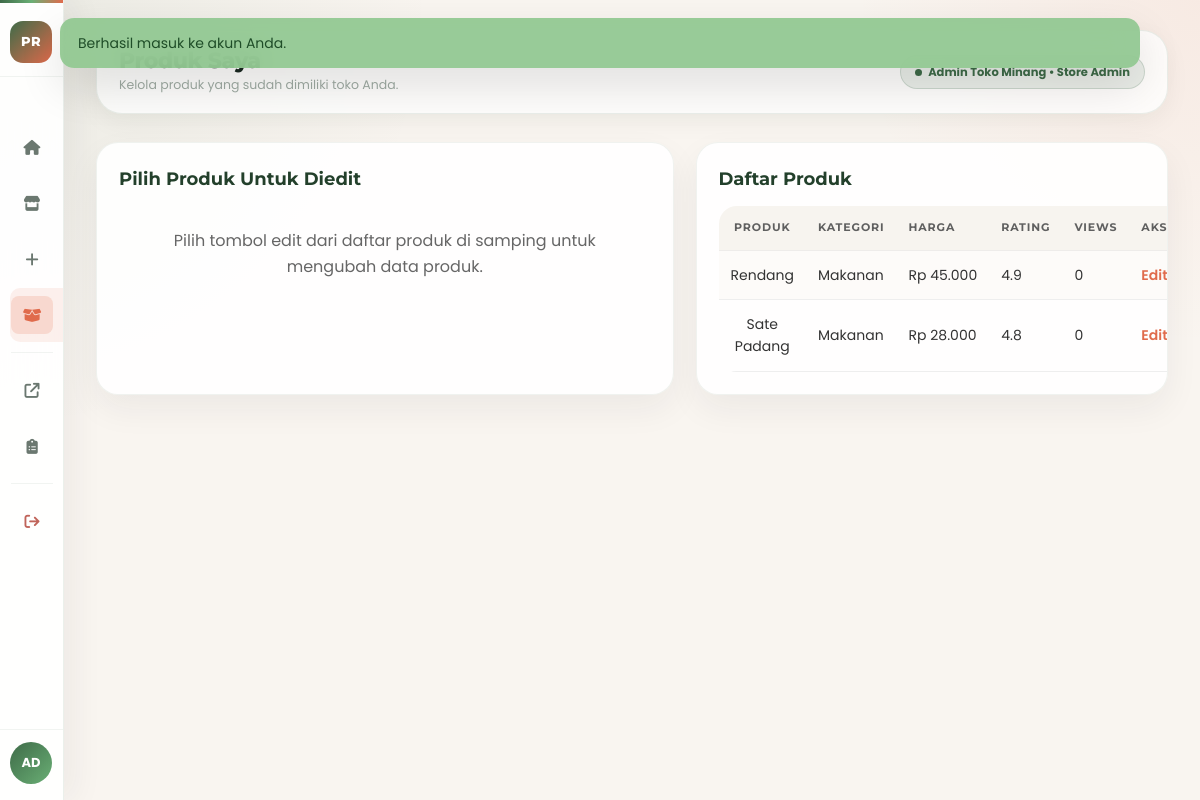
Page /store-products.php (signed in) on the earlier database version.
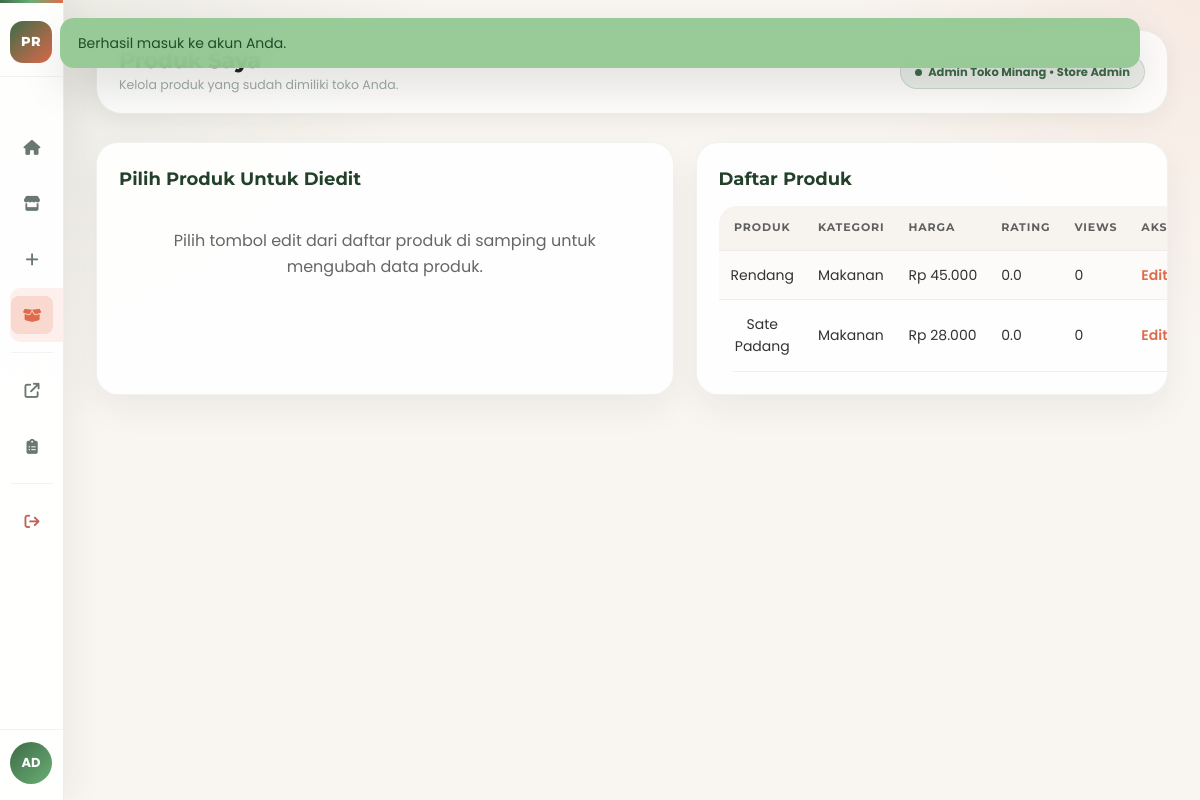
Same page on the later database version.
### tables this page shows
CREATE TABLE IF NOT EXISTS products (
  id INT AUTO_INCREMENT PRIMARY KEY,
  store_id INT NOT NULL,
  name VARCHAR(120) NOT NULL,
  slug VARCHAR(140) NOT NULL UNIQUE,
  type ENUM('Makanan', 'Minuman') NOT NULL,
  region VARCHAR(120) NOT NULL,
  short_description TEXT NOT NULL,
  long_description TEXT NOT NULL,
  price_display VARCHAR(40) NOT NULL,
  rating DECIMAL(2,1) NOT NULL DEFAULT 0.0,
  review_count INT NOT NULL DEFAULT 0,
  tag_label VARCHAR(60) NOT NULL,
  image_path VARCHAR(255) NOT NULL,
  base_rating_total DECIMAL(10,2) NOT NULL DEFAULT 0,
  base_review_count INT NOT NULL DEFAULT 0,
  is_featured TINYINT(1) NOT NULL DEFAULT 0,
  is_active TINYINT(1) NOT NULL DEFAULT 1,
  created_at DATETIME NOT NULL,
  updated_at DATETIME NOT NULL,
  CONSTRAINT fk_products_store FOREIGN KEY (store_id) REFERENCES stores(id) ON DELETE CASCADE
);

### config/database.php (called while the page is built, shortened)
<?php
function db(): PDO
{
    static $pdo = null;
    if ($pdo instanceof PDO) {
        return $pdo;
    }
    $host = '127.0.0.1';
    $port = 3306;
    $database = 'pusakarasa';
    $username = 'root';
    $password = '';
    $dsn = sprintf('mysql:host=%s;port=%d;dbname=%s;charset=utf8mb4', $host, $port, $database);
    $pdo = new PDO($dsn, $username, $password, [
        PDO::ATTR_ERRMODE => PDO::ERRMODE_EXCEPTION,
        PDO::ATTR_DEFAULT_FETCH_MODE => PDO::FETCH_ASSOC,
    ]);
    return $pdo;
}

### store-products.php (the view, shortened to what this page needs)
<?php
require_once __DIR__ . '/includes/bootstrap.php';
require_once __DIR__ . '/includes/store-sidebar.php';
require_role(ROLE_STORE_ADMIN);
$user = current_user();
$storeId = (int) ($user['store_id'] ?? 0);
$editingProduct = null;
$products = find_store_products($storeId);
render_layout('Produk Saya', function (?array $currentUser = null) use ($user, $store, $products, $editingProduct): void {
    ?>
    <div class="shell">
      <main class="main">
        <div class="topbar">
          <div>
            <div class="topbar-heading">Produk Saya</div>
            <div class="topbar-sub">Kelola produk yang sudah dimiliki toko Anda.</div>
          </div>
          <div class="pill-role"><?= e($user['name']) ?> &bull; Store Admin</div>
        </div>
        <section class="dashboard-grid">
          <div class="stacked-card">
            <article class="table-card">
              <h3><?= $editingProduct ? 'Edit Produk' : 'Pilih Produk Untuk Diedit' ?></h3>
              <?php if ($editingProduct): ?>
                <form method="post" enctype="multipart/form-data" class="form-panel" style="margin-top: 18px;">
                  <input type="hidden" name="product_id" value="<?= e((string) $editingProduct['id']) ?>" />
                  <input type="hidden" name="current_image" value="<?= e($editingProduct['image_path']) ?>" />
                  <label>Nama Produk <input type="text" name="name" value="<?= e($editingProduct['name']) ?>" required /></label>
                  <label>Kategori
                    <select name="type">
                      <option value="Makanan" <?= $editingProduct['type'] === 'Makanan' ? 'selected' : '' ?>>Makanan</option>
                      <option value="Minuman" <?= $editingProduct['type'] === 'Minuman' ? 'selected' : '' ?>>Minuman</option>
                    </select>
                  </label>
                  <label>Daerah <input type="text" name="region" value="<?= e($editingProduct['region']) ?>" required /></label>
                  <label>Harga Tampilan <input type="text" name="price_display" value="<?= e($editingProduct['price_display']) ?>" required /></label>
                  <label>Tag <input type="text" name="tag_label" value="<?= e($editingProduct['tag_label']) ?>" required /></label>
                  <label>Upload Gambar Baru <input type="file" name="product_image" accept=".jpg,.jpeg,.png,.webp" /></label>
                  <label>Deskripsi Singkat <textarea name="short_description" required><?= e($editingProduct['short_description']) ?></textarea></label>
                  <label>Deskripsi Panjang <textarea name="long_description" required><?= e($editingProduct['long_description']) ?></textarea></label>
                  <button type="submit">Simpan Perubahan</button>
                  <a class="inline-link" href="<?= e(base_path('store-products.php')) ?>">Batalkan edit</a>
                </form>
              <?php else: ?>
                <div class="empty-state">Pilih tombol edit dari daftar produk di samping untuk mengubah data produk.</div>
              <?php endif; ?>
            </article>
          </div>
          <div class="stacked-card">
            <article class="table-card">
              <h3>Daftar Produk</h3>
              <table class="data-table" style="margin-top: 12px;">
                <thead>
                  <tr>
                    <th>Produk</th>
                    <th>Kategori</th>
                    <th>Harga</th>
                    <th>Rating</th>
                    <th>Views</th>
                    <th>Aksi</th>
                  </tr>
                </thead>
                <tbody>
                  <?php foreach ($products as $product): ?>
                    <tr>
                      <td><?= e($product['name']) ?></td>
                      <td><?= e($product['type']) ?></td>
                      <td><?= e(rupiah($product['price_display'])) ?></td>
                      <td><?= e(number_format((float) $product['rating'], 1)) ?></td>
                      <td><?= e(number_short((int) $product['total_views'])) ?></td>
                      <td><a class="inline-link" href="<?= e(base_path('store-products.php?edit=' . $product['id'])) ?>">Edit</a></td>
                    </tr>
                  <?php endforeach; ?>
                </tbody>
              </table>
            </article>
          </div>
        </section>
      </main>
    </div>
    <?php
}, ['hide_header' => true, 'hide_footer' => true, 'dashboard_css' => true, 'body_class' => 'dashboard-body']);

Differences in the rows shown:
changed products "Rendang": rating "4.9" → "0.0"
changed products "Sate Padang": rating "4.8" → "0.0"
